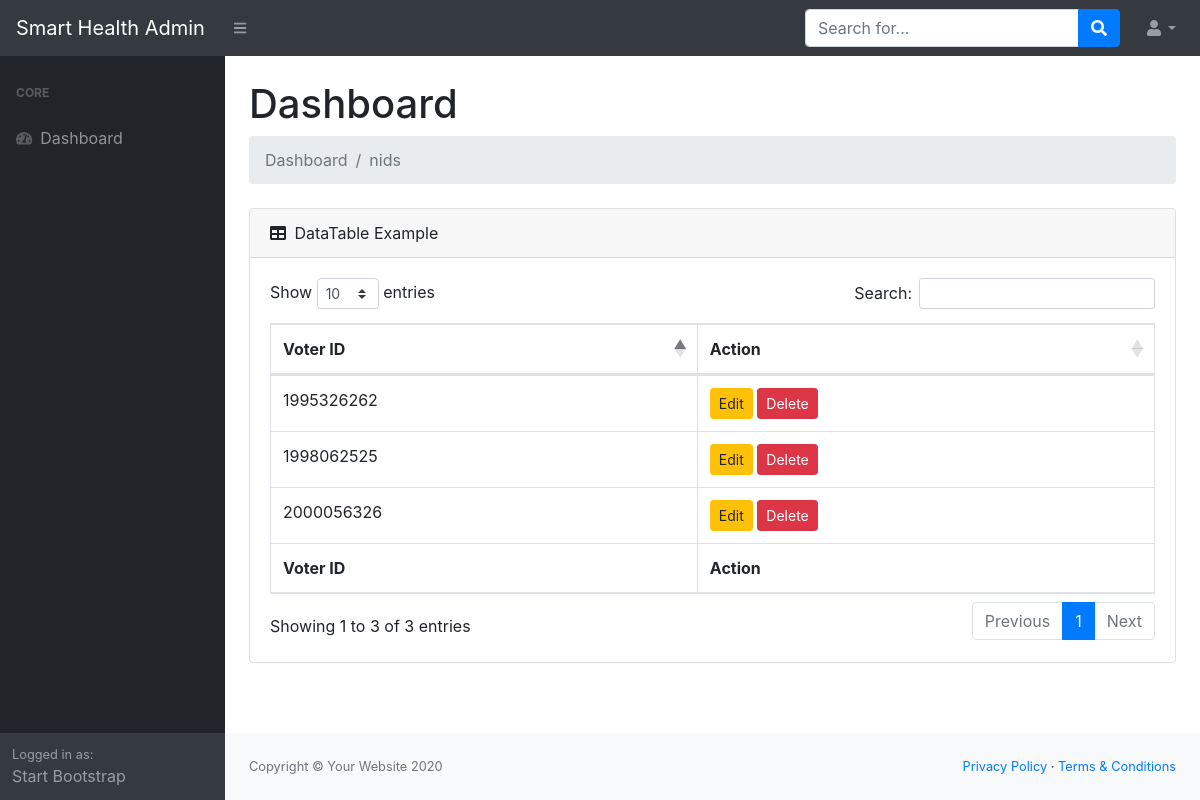
Page /main/all-nid/ (signed in) on the committed database.
### users/models.py (models this page shows, shortened)
class VoterID(models.Model):
    voter_id = models.CharField(max_length=10)

### users/views.py (the view)
# urls.py: path('main/all-nid/', allnid, name='all-nid'),
@login_required
def allnid(request):
    ctx = {
        'nids' : VoterID.objects.all()
    }
    return render(request, 'users/admin/nid_list.html', context=ctx)

### users/templates/users/admin/nid_list.html
{% extends 'users/admin/base.html' %}
{% block content %}
<h1 class="mt-4">Dashboard</h1>
<ol class="breadcrumb mb-4">
    <li class="breadcrumb-item active">Dashboard</li>
    <li class="breadcrumb-item active">nids</li>
</ol>
<div class="card mb-4">
    <div class="card-header">
        <i class="fas fa-table mr-1"></i>
        DataTable Example
    </div>
    <div class="card-body">
        <div class="table-responsive">
            <table class="table table-bordered" id="dataTable" width="100%" cellspacing="0">
                <thead>
                    <tr>
                        <th>Voter ID</th>
                        <th>Action</th>
                    </tr>
                </thead>
                <tfoot>
                    <tr>
                        <th>Voter ID</th>
                        <th>Action</th>
                    </tr>
                </tfoot>
                <tbody>
                    {% for nid in nids %}
                    <tr>
                        <td>{{ nid.voter_id }}</td>
                        <td>
                            <a href="{% url 'nid-update' nid.id %}" class="btn btn-sm btn-warning">Edit</a>
                            <a href="" class="btn btn-sm btn-danger">Delete</a>
                        </td>
                    </tr>
                    {% endfor %}
                </tbody>
            </table>
        </div>
    </div>
</div>
{% endblock content %}

### rows in the picture
VoterID: voter_id "1998062525"
VoterID: voter_id "2000056326"
VoterID: voter_id "1995326262"
